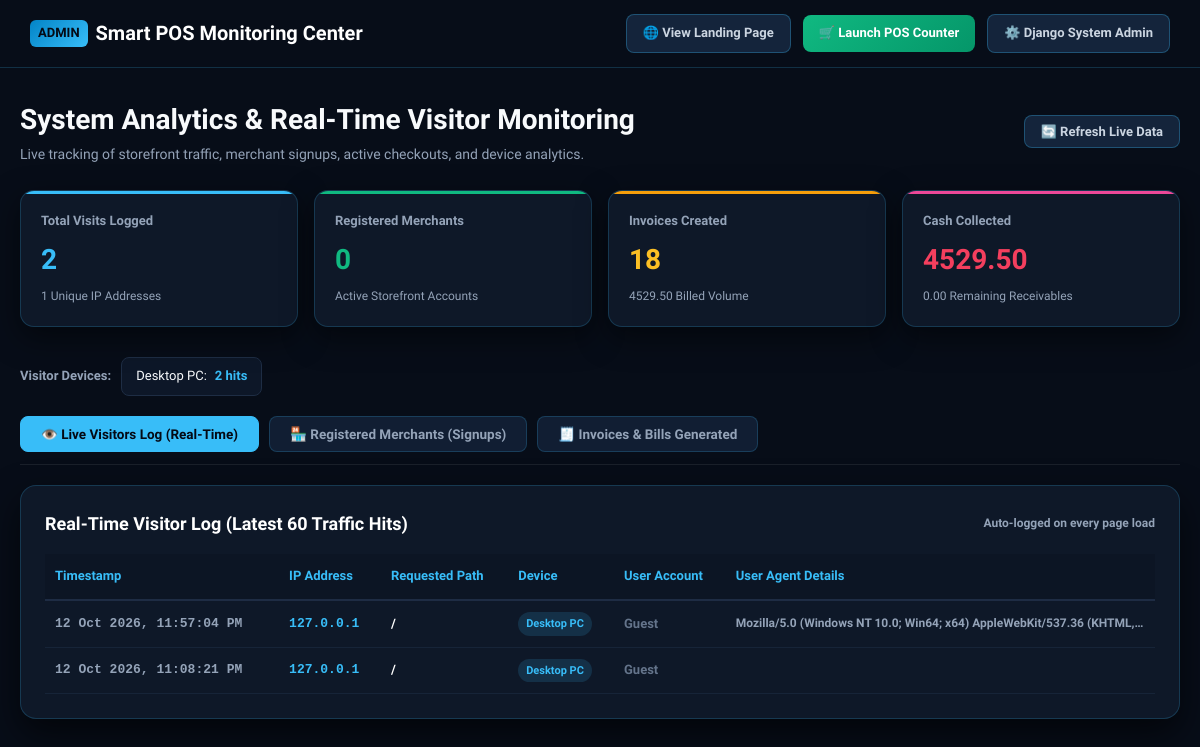
Page /admin-panel/ on the committed database.
### quickbill/models.py (models this page shows, shortened)
class VisitorLog(models.Model):
    ip_address = models.CharField(max_length=45)
    user_agent = models.TextField(blank=True, null=True)
    path = models.CharField(max_length=255, default='/')
    referrer = models.CharField(max_length=255, blank=True, null=True)
    device_type = models.CharField(max_length=50, default='Desktop')
    country = models.CharField(max_length=100, default='Unknown')
    session_key = models.CharField(max_length=100, blank=True, null=True)
    user = models.ForeignKey(User, on_delete=models.SET_NULL, null=True, blank=True)
    visited_at = models.DateTimeField(auto_now_add=True)

### quickbill/views.py (the view)
# urls.py: path('admin-panel/', dashboard_view, name='admin_panel'),
def dashboard_view(request):
    invoices = Invoice.objects.all().order_by("-created_at")
    total_billed = sum(i.total_amount for i in invoices)
    total_paid = sum(i.paid_amount for i in invoices)
    total_pending = total_billed - total_paid
    recent_visitors = VisitorLog.objects.all().order_by("-visited_at")[:60]
    total_visitors_count = VisitorLog.objects.count()
    unique_ips_count = VisitorLog.objects.values('ip_address').distinct().count()
    device_breakdown = VisitorLog.objects.values('device_type').annotate(count=Count('id')).order_by('-count')
    registered_merchants = RegisteredMerchant.objects.all().order_by("-created_at")
    context = {
        "invoices": invoices[:30],
        "total_billed": total_billed,
        "total_paid": total_paid,
        "total_pending": total_pending,
        "invoice_count": invoices.count(),
        "recent_visitors": recent_visitors,
        "total_visitors_count": total_visitors_count,
        "unique_ips_count": unique_ips_count,
        "device_breakdown": device_breakdown,
        "registered_merchants": registered_merchants,
        "merchants_count": registered_merchants.count(),
    }
    return render(request, "quickbill/dashboard.html", context)

### quickbill/templates/quickbill/dashboard.html (shortened to what this page needs)
<!DOCTYPE html>
<html lang="en" dir="ltr">
<head>
</head>
<body>
  <nav>
    <div class="brand">
      <span class="badge">ADMIN</span>
      <span>Smart POS Monitoring Center</span>
    </div>
    <div class="nav-links">
      <a href="/" class="btn-nav">🌐 View Landing Page</a>
      <a href="/pos/" class="btn-nav btn-nav-pos">🛒 Launch POS Counter</a>
      <a href="/django-admin/" target="_blank" class="btn-nav">⚙️ Django System Admin</a>
    </div>
  </nav>
  <div class="container">
    <div class="header-banner">
      <div>
        <h1>System Analytics & Real-Time Visitor Monitoring</h1>
        <p>Live tracking of storefront traffic, merchant signups, active checkouts, and device analytics.</p>
      </div>
      <div>
        <button onclick="location.reload()" class="btn-nav">🔄 Refresh Live Data</button>
      </div>
    </div>
    <div class="stats-grid">
      <div class="stat-card">
        <div class="stat-label">Total Visits Logged</div>
        <div class="stat-value" style="color: #38bdf8;">{{ total_visitors_count }}</div>
        <div class="stat-sub">{{ unique_ips_count }} Unique IP Addresses</div>
      </div>
      <div class="stat-card accent">
        <div class="stat-label">Registered Merchants</div>
        <div class="stat-value" style="color: #10b981;">{{ merchants_count }}</div>
        <div class="stat-sub">Active Storefront Accounts</div>
      </div>
      <div class="stat-card warning">
        <div class="stat-label">Invoices Created</div>
        <div class="stat-value" style="color: #fbbf24;">{{ invoice_count }}</div>
        <div class="stat-sub">{{ total_billed }} Billed Volume</div>
      </div>
      <div class="stat-card danger">
        <div class="stat-label">Cash Collected</div>
        <div class="stat-value" style="color: #f43f5e;">{{ total_paid }}</div>
        <div class="stat-sub">{{ total_pending }} Remaining Receivables</div>
      </div>
    </div>
    <div class="device-pills">
      <span style="font-size: 13px; font-weight: bold; color: var(--text-muted); align-self: center;">Visitor Devices:</span>
      {% for dev in device_breakdown %}
      <div class="device-pill">
        <span>{{ dev.device_type }}:</span>
        <strong>{{ dev.count }} hits</strong>
      </div>
      {% empty %}
      <div class="device-pill">No device data yet</div>
      {% endfor %}
    </div>
    <div class="section-tabs">
      <button class="tab-btn active" onclick="switchSection('visitors')">👁️ Live Visitors Log (Real-Time)</button>
      <button class="tab-btn" onclick="switchSection('merchants')">🏪 Registered Merchants (Signups)</button>
      <button class="tab-btn" onclick="switchSection('invoices')">🧾 Invoices & Bills Generated</button>
    </div>
    <div id="section-visitors" class="panel-card">
      <h3>
        <span>Real-Time Visitor Log (Latest 60 Traffic Hits)</span>
        <small style="font-size: 12px; color: var(--text-muted);">Auto-logged on every page load</small>
      </h3>
      <div class="data-table-wrap">
        <table>
          <thead>
            <tr>
              <th>Timestamp</th>
              <th>IP Address</th>
              <th>Requested Path</th>
              <th>Device</th>
              <th>User Account</th>
              <th>User Agent Details</th>
            </tr>
          </thead>
          <tbody>
            {% for v in recent_visitors %}
            <tr>
              <td style="color: #94a3b8; font-family: monospace;">{{ v.visited_at|date:"d M Y, h:i:s A" }}</td>
              <td style="font-family: monospace; font-weight: bold; color: #38bdf8;">{{ v.ip_address }}</td>
              <td style="font-weight: 700; color: #fff;">{{ v.path }}</td>
              <td><span class="badge badge-device">{{ v.device_type }}</span></td>
              <td>
                {% if v.user %}
                  <span class="badge badge-user">👤 {{ v.user.username }}</span>
                {% else %}
                  <span style="color: #64748b;">Guest</span>
                {% endif %}
              </td>
              <td style="color: #94a3b8; font-size: 12px; max-width: 380px; overflow: hidden; text-overflow: ellipsis; white-space: nowrap;" title="{{ v.user_agent }}">
                {{ v.user_agent }}
              </td>
            </tr>
            {% empty %}
            <tr>
              <td colspan="6" style="text-align: center; padding: 25px; color: #64748b;">No visitors logged yet. Visit the landing page to start recording traffic!</td>
            </tr>
            {% endfor %}
          </tbody>
        </table>
      </div>
    </div>
  </div>
</body>
</html>

### quickbill/templates/quickbill/dashboard.html (style rules this page uses)
:root { --bg: #070d18; --card-bg: rgba(16, 26, 43, 0.9); --card-border: rgba(56, 189, 248, 0.2); --primary: #38bdf8; --accent: #10b981; --warning: #f59e0b; --danger: #ef4444; --text: #f8fafc; --text-muted: #94a3b8; }
* { box-sizing: border-box; margin: 0; padding: 0; font-family: 'Plus Jakarta Sans', -apple-system, sans-serif; }
body { background: var(--bg); color: var(--text); padding-bottom: 50px; line-height: 1.6; }
nav { display: flex; justify-content: space-between; align-items: center; padding: 14px 30px; border-bottom: 1px solid var(--card-border); background: rgba(8, 14, 25, 0.95); backdrop-filter: blur(14px); position: sticky; top: 0; z-index: 100; }
.brand { font-size: 20px; font-weight: 900; color: #fff; display: flex; align-items: center; gap: 8px; }
.brand span.badge { background: linear-gradient(135deg, #0284c7, #38bdf8); color: #040914; padding: 3px 8px; border-radius: 6px; font-size: 13px; }
.nav-links { display: flex; gap: 12px; align-items: center; }
.btn-nav { background: #14243b; color: #cbd5e1; text-decoration: none; padding: 8px 16px; border-radius: 8px; font-weight: 700; font-size: 13px; border: 1px solid rgba(56, 189, 248, 0.3); transition: all 0.2s; }
.btn-nav-pos { background: linear-gradient(135deg, #10b981, #059669); color: white; border: none; }
.container { max-width: 1320px; margin: 30px auto; padding: 0 20px; }
.header-banner { display: flex; justify-content: space-between; align-items: center; margin-bottom: 25px; flex-wrap: wrap; gap: 15px; }
.header-banner h1 { font-size: 28px; font-weight: 900; }
.header-banner p { color: var(--text-muted); font-size: 14px; }
.stats-grid { display: grid; grid-template-columns: repeat(auto-fit, minmax(230px, 1fr)); gap: 16px; margin-bottom: 30px; }
.stat-card { background: var(--card-bg); border: 1.5px solid var(--card-border); border-radius: 14px; padding: 20px; box-shadow: 0 10px 30px rgba(0,0,0,0.5); position: relative; overflow: hidden; }
.stat-card::before { content: ""; position: absolute; top: 0; left: 0; right: 0; height: 3px; background: var(--primary); }
.stat-card.accent::before { background: var(--accent); }
.stat-card.warning::before { background: var(--warning); }
.stat-card.danger::before { background: #ec4899; }
.stat-label { font-size: 13px; color: var(--text-muted); font-weight: 700; margin-bottom: 6px; }
.stat-value { font-size: 28px; font-weight: 900; }
.stat-sub { font-size: 12px; color: var(--text-muted); margin-top: 4px; }
.section-tabs { display: flex; gap: 10px; margin-bottom: 20px; border-bottom: 1.5px solid rgba(255,255,255,0.08); padding-bottom: 12px; }
.tab-btn { background: #111e33; color: var(--text-muted); border: 1px solid rgba(56, 189, 248, 0.2); padding: 9px 20px; border-radius: 8px; font-size: 13.5px; font-weight: 800; cursor: pointer; transition: all 0.2s; }
.tab-btn.active { background: var(--primary); color: #040914; border-color: var(--primary); }
.panel-card { background: var(--card-bg); border: 1.5px solid var(--card-border); border-radius: 16px; padding: 24px; box-shadow: 0 15px 35px rgba(0,0,0,0.6); margin-bottom: 30px; }
.panel-card h3 { font-size: 18px; font-weight: 900; color: #fff; margin-bottom: 16px; display: flex; align-items: center; justify-content: space-between; }
.data-table-wrap { overflow-x: auto; }
table { width: 100%; border-collapse: collapse; font-size: 13px; }
th { text-align: left; background: #0c1524; color: var(--primary); padding: 12px 10px; font-weight: 800; border-bottom: 2px solid #1e2c44; white-space: nowrap; }
td { padding: 11px 10px; border-bottom: 1px solid #162438; color: #e2e8f0; font-weight: 600; }
.badge { display: inline-block; padding: 3px 8px; border-radius: 12px; font-weight: 800; font-size: 11px; }
.badge-device { background: rgba(56, 189, 248, 0.15); color: #38bdf8; }
.device-pills { display: flex; gap: 10px; flex-wrap: wrap; margin-bottom: 20px; }
.device-pill { background: #0d1728; border: 1px solid #1e2d44; border-radius: 8px; padding: 8px 14px; font-size: 13px; display: flex; gap: 8px; align-items: center; }
.device-pill strong { color: var(--primary); }

### rows in the picture
VisitorLog: visited_at "12 Oct 2026, 11:57:04 PM", ip_address "127.0.0.1", path "/", device_type "Desktop PC", shows "Guest", user_agent "Mozilla/5.0 (Windows NT 10.0; Win64; x64) AppleWebKit/537.36 (KHTML,…"
VisitorLog: visited_at "12 Oct 2026, 11:08:21 PM", ip_address "127.0.0.1", path "/", device_type "Desktop PC", shows "Guest"

### other values in the picture
{{ total_visitors_count }} "2"
{{ unique_ips_count }} "1"
{{ merchants_count }} "0"
{{ invoice_count }} "18"
{{ total_billed }} "4529.50"
{{ total_paid }} "4529.50"
{{ total_pending }} "0.00"
{{ dev.device_type }} "Desktop PC"
{{ dev.count }} "2"
